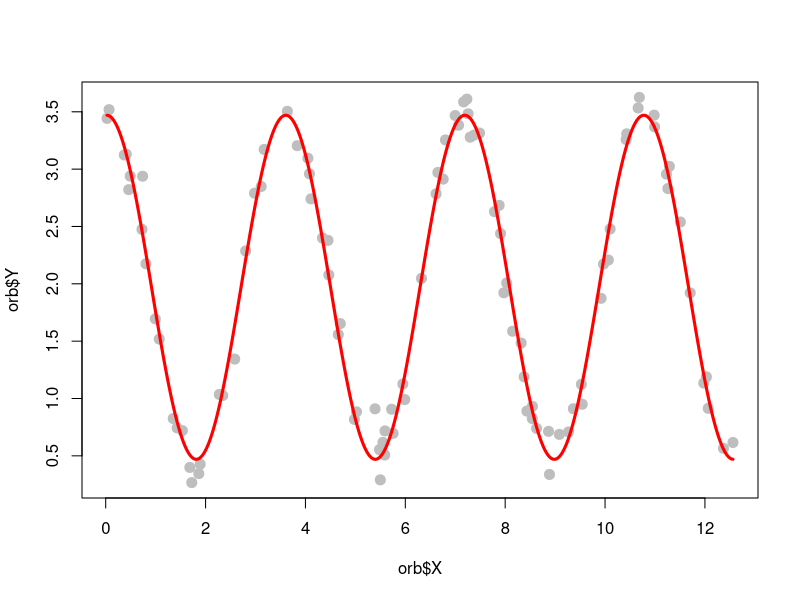

R code for this plot:
orb <- read.table("../dat/orbits.txt",header=TRUE)
#orb$Y <- (orb$Y - mean(orb$Y)) / sd(orb$Y)
#orb$X <- (orb$X - mean(orb$X)) / sd(orb$X)

lf <- function(y,x,a,b,w,d,s2) {
  out <- NULL
  if (s2 > 0) {
    mu <- a+b*cos(w*x+d)
    n <- length(y)
    out <- -n*log(s2)/2 -sum((y-mu)^2)/(2*s2) 
  } else {
    out <- -Inf
  }
  out
}

Q <- lf_cost <- function(par) {
  a <- par[1]
  b <- par[2]
  w <- par[3]
  d <- par[4]
  s2 <- par[5]
  -lf(orb$Y,orb$X,a,b,w,d,s2)
}

mle <- optim(c(2,-1.3,1.8,-10,.4),fn=lf_cost,hessian=TRUE)
mle$par
#1.97,-1.5, 1.75, -9.46, .02

rf <- function(par,x=orb$X) {
  n <- length(x)
  a <- par[1]
  b <- par[2]
  w <- par[3]
  d <- par[4]
  s2 <- par[5]

  mu <- a+b*cos(w*x+d)
  mu
}

xx <- seq(range(orb$X)[1],range(orb$X)[2],len=1000)
plot(orb$X,orb$Y,pch=20,type="p",col="grey",cex=2)
lines(xx,rf(mle$par,xx),pch=20,col="red",lwd=3)


